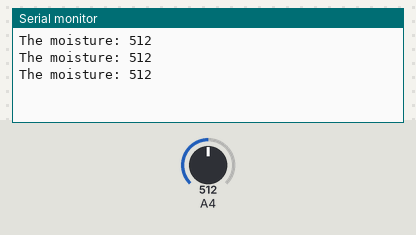
The sketch below on a simulated Arduino Mega 2560, built with avr-gcc and run on an emulated ATmega2560. On the bench: the last lines printed to the serial monitor. The test bench sets the inputs (shaded band); at power-on: A4 = 512.

Above: at 1.3 s.
1.4 s: A4 set to 716
At 1.9 s:
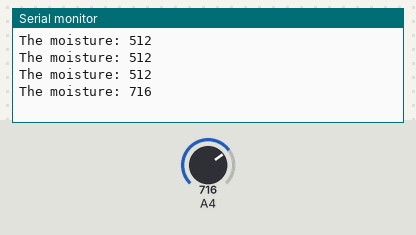
2.9 s: A4 set to 900
At 3.4 s:
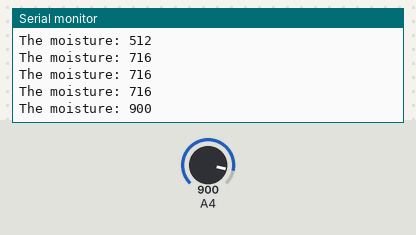
Timing chart, 0 to 5.9 s (numbered marks = the images above; inputs shaded):
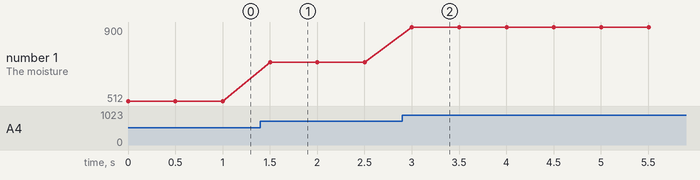

The sketch:

reading.ino
```cpp
#define PIN_AOUT_PLACE 36

void setup() {
  Serial.begin(9600);
}

void loop() {
  int moisture_value = analogRead(PIN_AOUT_PLACE);

  Serial.print("The moisture: ");
  Serial.println(moisture_value);

  delay(500);
}
```

Measured:
- after the input at 1.4 s, the serial monitor: prints a new line after 0.10 s (image 1)
- after the input at 2.9 s, the serial monitor: prints a new line after 0.10 s (image 2)
- plotted number 1: 512 → 716 after the input at 1.4 s, 716 → 900 after the input at 2.9 s
